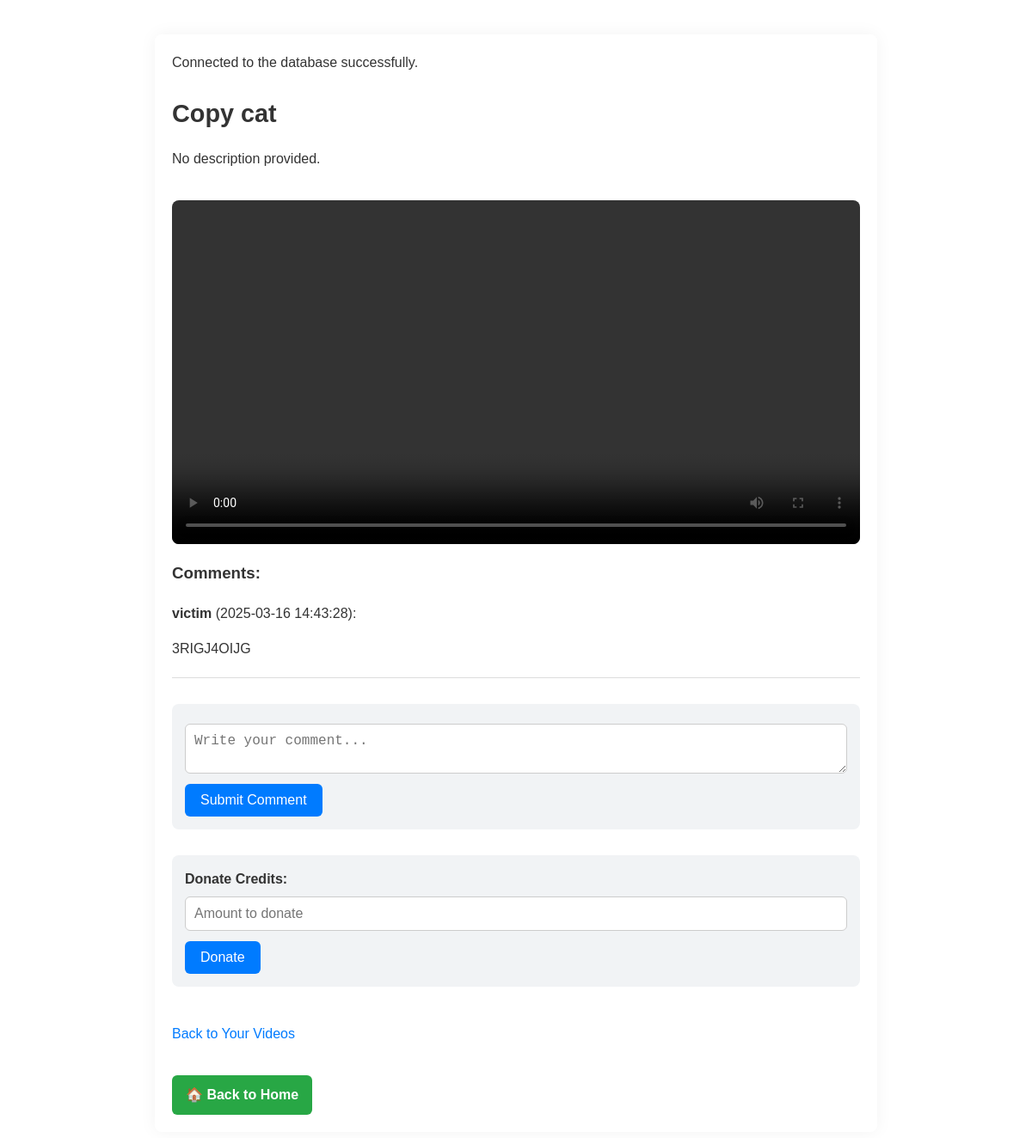
The page /social_streaming/video_comments.php?id=5 (signed in) on the database its author committed.
### tables this page shows
CREATE TABLE `videos` (
  `id` int(11) NOT NULL,
  `user_id` int(11) NOT NULL,
  `title` varchar(255) NOT NULL,
  `description` text DEFAULT NULL,
  `filename` varchar(255) NOT NULL,
  `upload_date` timestamp NOT NULL DEFAULT current_timestamp(),
  `file_path` varchar(255) NOT NULL,
  `uploaded_at` timestamp NOT NULL DEFAULT current_timestamp(),
  `price_in_credits` int(11) NOT NULL DEFAULT 0,
  `is_live` tinyint(1) DEFAULT 0
);

CREATE TABLE `comments` (
  `id` int(11) NOT NULL,
  `video_id` int(11) NOT NULL,
  `user_id` int(11) NOT NULL,
  `comment_text` text NOT NULL,
  `created_at` timestamp NOT NULL DEFAULT current_timestamp()
);

CREATE TABLE `users` (
  `id` int(11) NOT NULL,
  `username` varchar(50) NOT NULL,
  `email` varchar(100) NOT NULL,
  `password` varchar(255) NOT NULL,
  `bio` text DEFAULT NULL,
  `profile_picture` varchar(255) DEFAULT NULL,
  `stream_video` varchar(255) DEFAULT NULL,
  `credits` int(11) DEFAULT 0,
  `name` varchar(100) DEFAULT NULL,
  `country` varchar(100) DEFAULT NULL,
  `subscription_type` varchar(50) DEFAULT NULL,
  `preferred_genre` varchar(50) DEFAULT NULL,
  `last_login` date DEFAULT NULL,
  `mfa_secret` varchar(255) DEFAULT NULL
);

### social_streaming/video_comments.php (the view, shortened to what this page needs)
<?php
include "db.php";
$user_id = $_SESSION['user_id'];
$video_id = $_GET['id'];
$query = "SELECT title, description, filename, price_in_credits, user_id AS video_uploader_id FROM videos WHERE id = ?";
$stmt = $conn->prepare($query);
$stmt->bind_param("i", $video_id);
$stmt->execute();
$stmt->bind_result($title, $description, $filename, $price_in_credits, $video_uploader_id);
$purchase_query = "SELECT 1 FROM purchases WHERE user_id = ? AND video_id = ?";
$purchase_stmt = $conn->prepare($purchase_query);
$purchase_stmt->bind_param("ii", $user_id, $video_id);
$purchase_stmt->execute();
$purchase_stmt->store_result();
$comment_query = "SELECT users.username, comments.comment_text, comments.created_at FROM comments JOIN users ON comments.user_id = users.id WHERE comments.video_id = ? ORDER BY comments.created_at DESC";
$comment_stmt = $conn->prepare($comment_query);
$comment_stmt->bind_param("i", $video_id);
$comment_stmt->execute();
$comment_stmt->bind_result($username, $comment_text, $created_at);
?>
<!DOCTYPE html>
<html lang="en">
<head>
</head>
<body>
    <h2><?php echo htmlspecialchars($title); ?></h2>
    <p><?php echo htmlspecialchars($description ? $description : "No description provided."); ?></p>
    <?php
    if ($purchase_stmt->num_rows > 0 || $price_in_credits == 0) {
        echo '<video width="600" controls>';
        echo '<source src="uploads/videos/' . htmlspecialchars($filename) . '" type="video/mp4">';
        echo '</video>';
    } else {
        echo "You need to purchase this video to watch it.";
    }
    ?>
    <h3>Comments:</h3>
    <?php
    while ($comment_stmt->fetch()):
    ?>
        <div>
            <p><strong><?php echo htmlspecialchars($username); ?></strong> (<?php echo $created_at; ?>):</p>
            <p><?php echo htmlspecialchars($comment_text); ?></p>
            <hr>
        </div>
    <?php endwhile; ?>
    <form method="POST" action="video_comments.php?id=<?php echo $video_id; ?>">
        <textarea name="comment" placeholder="Write your comment..." required></textarea><br>
        <button type="submit">Submit Comment</button>
    </form>
    <form method="POST" action="video_comments.php?id=<?php echo $video_id; ?>">
        <label for="donate_credits">Donate Credits:</label>
        <input type="number" name="donate_credits" min="1" placeholder="Amount to donate" required><br>
        <button type="submit">Donate</button>
    </form>
    <br>
    <a href="view_videos.php">Back to Your Videos</a>
    <br><br>
	<a href="home.php" class="home-btn">🏠 Back to Home</a>
</body>
</html>

### social_streaming/video_comments.php (style rules this page uses)
body { font-family: Arial, sans-serif; background-color: #f7f8fa; color: #333; margin: 40px auto; max-width: 800px; padding: 20px; line-height: 1.6; border-radius: 8px; background: #fff; box-shadow: 0 0 20px rgba(0, 0, 0, 0.05); }
h2 { font-size: 1.8rem; margin-bottom: 10px; }
video { margin-top: 20px; border-radius: 8px; width: 100%; max-width: 100%; }
form { margin-top: 30px; padding: 15px; background-color: #f1f3f5; border-radius: 8px; }
textarea, input[type="number"] { width: 100%; padding: 10px; margin-top: 8px; border: 1px solid #ccc; border-radius: 6px; font-size: 1rem; resize: vertical; }
button { margin-top: 12px; padding: 10px 18px; font-size: 1rem; border: none; border-radius: 6px; background-color: #007bff; color: #fff; cursor: pointer; transition: background-color 0.2s ease; }
a { color: #007bff; text-decoration: none; }
label { font-weight: bold; }
hr { border: none; height: 1px; background-color: #ddd; margin: 20px 0; }
.home-btn { display: inline-block; margin-top: 10px; padding: 10px 16px; background-color: #28a745; color: white; border-radius: 6px; font-weight: bold; text-decoration: none; transition: background-color 0.2s ease; }

### rows shown on the page
videos: title "Copy cat", description "No description provided."
comments: user.username "victim", created_at "2025-03-16 14:43:28", comment_text "3RIGJ4OIJG"
